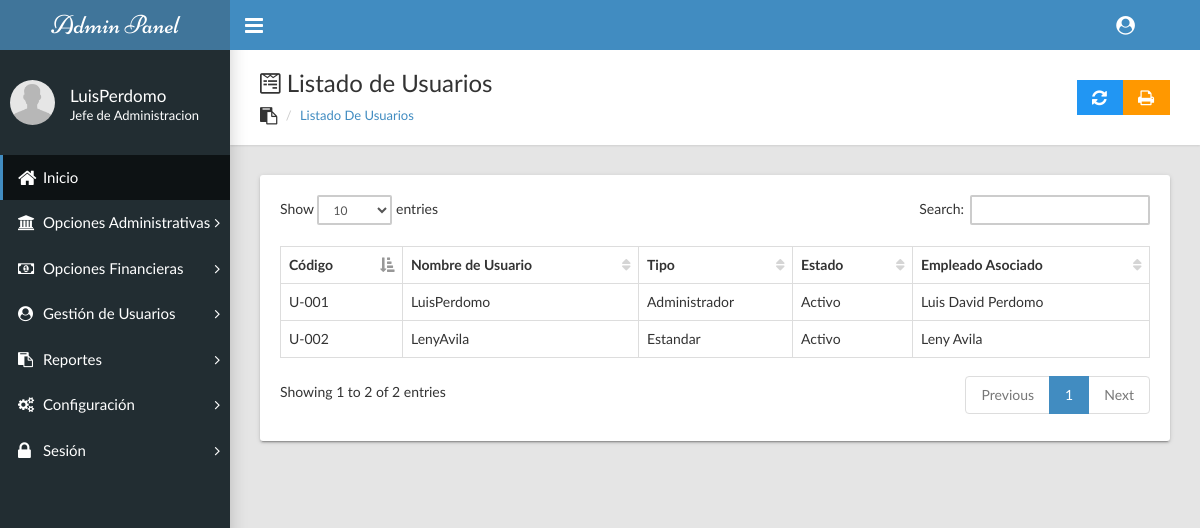
Page /admin-panel/listado_usuarios.php (signed in) on the committed database.
### tables this page shows
CREATE TABLE IF NOT EXISTS `usuarios` (
  `Cod_Usuario` varchar(10) NOT NULL,
  `Username` varchar(50) NOT NULL,
  `Pass` varchar(50) NOT NULL,
  `Tipo` varchar(20) NOT NULL,
  `Estado` varchar(20) NOT NULL,
  `Id_Empleado` varchar(15) NOT NULL,
  PRIMARY KEY (`Cod_Usuario`),
  KEY `Id_Empleado` (`Id_Empleado`)
);

CREATE TABLE IF NOT EXISTS `empleados` (
  `Id_Empleado` varchar(15) NOT NULL,
  `Nombres` varchar(100) NOT NULL,
  `Apellido1` varchar(50) NOT NULL,
  `Apellido2` varchar(50) NOT NULL,
  `Lugar_Nac` varchar(100) NOT NULL,
  `Fecha_Nac` date NOT NULL,
  `Profesion` varchar(50) NOT NULL,
  `Domicilio` text NOT NULL,
  `Telefono` int(11) NOT NULL,
  `Fecha_Ingreso` date NOT NULL,
  `Correo` varchar(100) NOT NULL,
  `Nombre_Emergencia` varchar(100) NOT NULL,
  `Numero_Emergencia` int(11) NOT NULL,
  `Estado` varchar(10) NOT NULL,
  PRIMARY KEY (`Id_Empleado`)
);

### admin-panel/listado_usuarios.php (the view, shortened to what this page needs)
<?php
  include('../cn/bdconexion.php');
  if (isset($_SESSION['username'])&&($_SESSION['rank'])) {
?>
<!DOCTYPE html>
<html>
  <head>
    <link rel="stylesheet" type="text/css" href="css/main.css">
    <link rel="stylesheet" type="text/css" href="css/font-awesome-4.7.0/css/font-awesome.min.css">
  </head>
  <body class="sidebar-mini fixed">
    <div class="wrapper">
      <header class="main-header hidden-print"><a class="logo" href="index.php">Admin Panel</a>
        <nav class="navbar navbar-static-top">
          <a class="sidebar-toggle" href="#" data-toggle="offcanvas"></a>
          <div class="navbar-custom-menu">
            <ul class="top-nav">
              <li class="dropdown"><a class="dropdown-toggle" href="#" data-toggle="dropdown" role="button" aria-haspopup="true" aria-expanded="false"><i class="fa fa-user-circle fa-lg"></i></a>
              </li>
            </ul>
          </div>
        </nav>
      </header>
      <div class="content-wrapper">
        <div class="page-title">
          <div>
            <h1><i class="fa fa-wpforms"></i> Listado de Usuarios</h1>
            <ul class="breadcrumb side">
              <li><i class="fa fa-clipboard fa-lg"></i></li>
              <li class="active"><a href="#">Listado de Usuarios</a></li>
            </ul>
          </div>
          <div><a class="btn btn-info btn-flat no-impr" href="listado_usuarios.php"><i class="fa fa-lg fa-refresh"></i></a><a class="btn btn-warning btn-flat" href="javascript:window.print();"><i class="fa fa-lg fa-print"></i></a></div>
        </div>
        <div class="row" id="data-table">
          <div class="col-md-12">
            <div class="card">
              <div class="card-body">
                <table class="table table-hover table-bordered" id="sampleTable">
                  <thead>
                    <tr>
                      <th>C&oacute;digo</th>
                      <th>Nombre de Usuario</th>
                      <th>Tipo</th>
                      <th>Estado</th>
                      <th>Empleado Asociado</th>
                    </tr>
                  </thead>
                  <tbody>
                    <?php
                      $queryFullUsuarios=mysqli_query($db, "SELECT * FROM usuarios") or die(mysqli_error());
                      while ($rowUsuario=mysqli_fetch_array($queryFullUsuarios)) {
                        $queryEmp=mysqli_query($db, "SELECT Nombres, Apellido1 FROM empleados WHERE Id_Empleado='".$rowUsuario['Id_Empleado']."'") or die(mysqli_error());
                        $rowEmp=mysqli_fetch_array($queryEmp);
                        echo '
                          <tr>
                            <td>'.$rowUsuario['Cod_Usuario'].'</td>
                            <td>'.$rowUsuario['Username'].'</td>
                            <td>'.$rowUsuario['Tipo'].'</td>
                            <td>'.$rowUsuario['Estado'].'</td>
                            <td>'.$rowEmp['Nombres'].' '.$rowEmp['Apellido1'].'</td>
                          </tr>
                        ';
                      }
                    ?>
                  </tbody>
                </table>
              </div>
            </div>
          </div>
        </div>
      </div>
    </div>
  </body>
</html>
<?php
    }else {
        header('location: page_denegado.php');
    }
?>

### rows in the picture
usuarios: Cod_Usuario "U-001", Username "LuisPerdomo", Tipo "Administrador", Estado "Activo", Id_Empleado.Nombres "Luis David", Id_Empleado.Apellido1 "Perdomo"
usuarios: Cod_Usuario "U-002", Username "LenyAvila", Tipo "Estandar", Estado "Activo", Id_Empleado.Nombres "Leny", Id_Empleado.Apellido1 "Avila"

### other values in the picture
$_SESSION['username'] "LuisPerdomo"
$_SESSION['rank'] "Jefe de Administracion"
